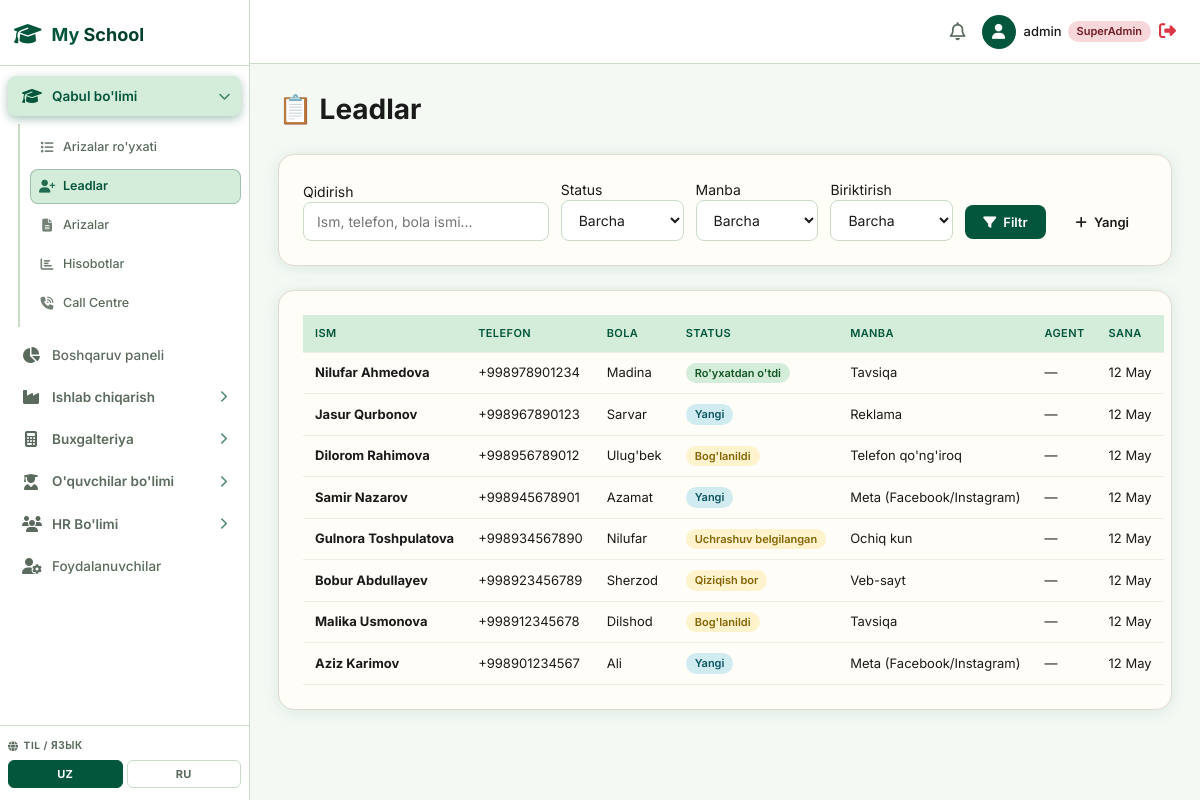
The page /enrollment/leads/ (signed in) on the database its author committed.
### enrollment/models.py (models this page shows, shortened)
class Lead(models.Model):
    LEAD_STATUS_CHOICES = [
        ('new', 'Yangi'),
        ('contacted', 'Bog\'lanildi'),
        ('interested', 'Qiziqish bor'),
        ('appointment', 'Uchrashuv belgilangan'),
        ('registered', 'Ro\'yxatdan o\'tdi'),
        ('declined', 'Rad etildi'),
        ('not_reachable', 'Bog\'lanib bo\'lmadi'),
    ]
    first_name = models.CharField(max_length=100)
    last_name = models.CharField(max_length=100)
    phone = models.CharField(max_length=30)
    phone_2 = models.CharField(max_length=30, blank=True, help_text="Ikkinchi telefon raqami")
    email = models.EmailField(blank=True, null=True)
    region = models.CharField(max_length=100, blank=True, help_text="Viloyat/Shahar")
    child_name = models.CharField(max_length=200, blank=True, help_text="Bolaning ismi")
    child_age = models.IntegerField(null=True, blank=True, help_text="Bolaning yoshi")
    children_count = models.IntegerField(default=1, help_text="Bolalar soni")
    interested_grade = models.ForeignKey(Grade, null=True, blank=True, on_delete=models.SET_NULL)
    discount_info = models.CharField(max_length=200, blank=True, help_text="Chegirma ma'lumoti")
    source = models.ForeignKey(LeadSource, null=True, blank=True, on_delete=models.SET_NULL)
    meta_lead_id = models.CharField(max_length=100, blank=True, null=True, help_text="Meta Lead ID (Facebook/Instagram)")
    meta_campaign_name = models.CharField(max_length=200, blank=True, help_text="Meta kampaniya nomi")
    meta_adset_name = models.CharField(max_length=200, blank=True, help_text="Meta reklama to'plami")
    meta_form_name = models.CharField(max_length=200, blank=True, help_text="Meta forma nomi")
    meta_campaign_id = models.CharField(max_length=100, blank=True)
    meta_adset_id = models.CharField(max_length=100, blank=True)
    meta_ad_id = models.CharField(max_length=100, blank=True)
    meta_form_id = models.CharField(max_length=100, blank=True)
    notes = models.TextField(blank=True)
    status = models.CharField(max_length=20, choices=LEAD_STATUS_CHOICES, default='new')
    assigned_to = models.ForeignKey(User, null=True, blank=True, on_delete=models.SET_NULL, related_name='assigned_leads')
    created_at = models.DateTimeField(auto_now_add=True)
    updated_at = models.DateTimeField(auto_now=True)
    contacted_at = models.DateTimeField(null=True, blank=True)
    class Meta:
        ordering = ['-created_at']
    @property
    def full_name(self):
        return f"{self.first_name} {self.last_name}".strip()

class LeadSource(models.Model):
    name = models.CharField(max_length=100, unique=True)
    code = models.CharField(max_length=30, unique=True, help_text="e.g., meta, web, phone, referral")
    class Meta:
        ordering = ['name']
    def __str__(self):
        return self.name

### enrollment/views.py (the view, shortened to what this page needs)
# urls.py: path('leads/', views.lead_list, name='enrollment_lead_list'),
@login_required
@enrollment_required
def lead_list(request):
    status_filter = request.GET.get('status', '')
    source_filter = request.GET.get('source', '')
    search = request.GET.get('search', '')
    assigned = request.GET.get('assigned', '')
    leads = Lead.objects.select_related('source', 'interested_grade', 'assigned_to').all()
    if status_filter:
        leads = leads.filter(status=status_filter)
    if source_filter:
        leads = leads.filter(source_id=source_filter)
    if assigned == 'me':
        leads = leads.filter(assigned_to=request.user)
    elif assigned == 'unassigned':
        leads = leads.filter(assigned_to__isnull=True)
    paginator = Paginator(leads, 25)
    page_number = request.GET.get('page', 1)
    page_obj = paginator.get_page(page_number)
    context = {
        'page_obj': page_obj,
        'status_filter': status_filter,
        'source_filter': source_filter,
        'search': search,
        'assigned': assigned,
        'sources': LeadSource.objects.all(),
        'status_choices': Lead.LEAD_STATUS_CHOICES,
        'agents': User.objects.filter(groups__name='enrollment_agent').distinct(),
        'page_title': 'Leadlar',
    }
    return render(request, 'enrollment/lead_list.html', context)

### enrollment/views.py (called while the page is built)
def _is_enrollment_staff(user):
    if user.is_superuser:
        return True
    return user.groups.filter(name__in=['enrollment_agent', 'enrollment_manager', 'call_centre_admin']).exists()

### templates/enrollment/lead_list.html (shortened to what this page needs)
{% extends 'base.html' %}
{% block content %}
<h1 style="font-size:28px;margin-bottom:24px;">📋 Leadlar</h1>
<div class="card" style="background:#fffdf7;border:1px solid #e2d9cf;border-radius:16px;padding:24px;margin-bottom:24px;">
  <form method="get" style="display:grid;grid-template-columns:2fr 1fr 1fr 1fr auto;gap:12px;align-items:end;">
    <div>
      <label>Qidirish</label>
      <input type="text" name="search" value="{{ search }}" class="form-control" placeholder="Ism, telefon, bola ismi...">
    </div>
    <div>
      <label>Status</label>
      <select name="status" class="form-control">
        <option value="">Barcha</option>
      </select>
    </div>
    <div>
      <label>Manba</label>
      <select name="source" class="form-control">
        <option value="">Barcha</option>
      </select>
    </div>
    <div>
      <label>Biriktirish</label>
      <select name="assigned" class="form-control">
        <option value="">Barcha</option>
      </select>
    </div>
    <div>
      <button type="submit" class="btn btn-primary"><i class="fa-solid fa-filter"></i> Filtr</button>
      <a href="{% url 'enrollment_lead_create' %}" class="btn btn-success" style="margin-left:8px;"><i class="fa-solid fa-plus"></i> Yangi</a>
    </div>
  </form>
</div>
<div class="card" style="background:#fffdf7;border:1px solid #e2d9cf;border-radius:16px;padding:24px;">
  <table class="data-table" style="width:100%;">
    <thead>
      <tr>
        <th>Ism</th>
        <th>Telefon</th>
        <th>Bola</th>
        <th>Status</th>
        <th>Manba</th>
        <th>Agent</th>
        <th>Sana</th>
      </tr>
    </thead>
    <tbody>
      {% for lead in page_obj %}
      <tr>
        <td><a href="{% url 'enrollment_lead_detail' lead.pk %}"><strong>{{ lead.full_name }}</strong></a></td>
        <td>{{ lead.phone }}</td>
        <td>{{ lead.child_name|default:"—" }}</td>
        <td><span class="badge badge-{% if lead.status == 'new' %}info{% elif lead.status == 'registered' %}success{% elif lead.status == 'declined' %}danger{% else %}warning{% endif %}">{{ lead.get_status_display }}</span></td>
        <td>{{ lead.source|default:"—" }}</td>
        <td>{{ lead.assigned_to|default:"—" }}</td>
        <td>{{ lead.created_at|date:"d M" }}</td>
      </tr>
      {% empty %}
      <tr><td colspan="7" style="text-align:center;color:#888;">Leadlar topilmadi.</td></tr>
      {% endfor %}
    </tbody>
  </table>
</div>
{% endblock %}

### templates/base.html (shortened to what this page needs)
{% load static %}
<!DOCTYPE html>
<html lang="uz">
<head>
    <link rel="stylesheet" href="https://cdnjs.cloudflare.com/ajax/libs/font-awesome/6.4.0/css/all.min.css">
    <link rel="stylesheet" href="{% static 'css/style.css' %}?v=5">
</head>
<body>
    <div class="app-container">
        <aside class="sidebar" id="appSidebar">
            <div class="sidebar-header">
                <div class="logo-icon"><i class="fa-solid fa-graduation-cap"></i></div>
                <h2>My <span class="highlight">School</span></h2>
            </div>
            <ul class="nav-links">
                {% if is_superadmin or is_enrollment or is_callcentre %}
                <li class="nav-group">
                    <div class="nav-group__head {% if '/enrollment/' in request.path %}active{% endif %}" onclick="toggleSubMenu(this)">
                        <span style="display:flex;align-items:center;gap:12px;">
                            <i class="fa-solid fa-graduation-cap icon-left"></i>
                            <span>Qabul bo'limi</span>
                        </span>
                        <i class="fa-solid fa-chevron-right arrow"></i>
                    </div>
                    <ul class="nav-sub {% if '/enrollment/' in request.path %}open{% endif %}">
                        {% if is_callcentre and not is_superadmin %}
                        <li><a href="/enrollment/call-centre/" class="{% if '/enrollment/call-centre' in request.path %}active{% endif %}" style="background:#03553B;color:#fff;"><i class="fa-solid fa-headset"></i><span>Call Panel</span></a></li>
                        <li><a href="/enrollment/leads/" class="{% if '/enrollment/leads' in request.path %}active{% endif %}"><i class="fa-solid fa-users"></i><span>Mijozlar</span></a></li>
                        <li><a href="/enrollment/" class="{% if request.path == '/enrollment/' %}active{% endif %}"><i class="fa-solid fa-chart-line"></i><span>Dashboard</span></a></li>
                        {% else %}
                        <li><a href="/enrollment/" class="{% if request.path == '/enrollment/' %}active{% endif %}"><i class="fa-solid fa-list"></i><span>Arizalar ro'yxati</span></a></li>
                        <li><a href="/enrollment/leads/" class="{% if '/enrollment/leads' in request.path %}active{% endif %}"><i class="fa-solid fa-user-plus"></i><span>Leadlar</span></a></li>
                        <li><a href="/enrollment/applications/" class="{% if '/enrollment/applications' in request.path %}active{% endif %}"><i class="fa-solid fa-file-lines"></i><span>Arizalar</span></a></li>
                        <li><a href="/enrollment/reports/" class="{% if '/enrollment/reports' in request.path %}active{% endif %}"><i class="fa-solid fa-chart-bar"></i><span>Hisobotlar</span></a></li>
                        <li><a href="/enrollment/call-centre/" class="{% if '/enrollment/call-centre' in request.path %}active{% endif %}"><i class="fa-solid fa-phone-volume"></i><span>Call Centre</span></a></li>
                        {% endif %}
                    </ul>
                </li>
                {% endif %}
                {% if is_superadmin %}
                <li>
                    <a href="/" class="{% if request.path == '/' %}active{% endif %}">
                        <i class="fa-solid fa-chart-pie"></i>
                        <span>Boshqaruv paneli</span>
                    </a>
                </li>
                <li class="nav-group">
                    <div class="nav-group__head {% if '/production/' in request.path %}active{% endif %}" onclick="toggleSubMenu(this)">
                        <span style="display:flex;align-items:center;gap:12px;">
                            <i class="fa-solid fa-industry icon-left"></i>
                            <span>Ishlab chiqarish</span>
                        </span>
                        <i class="fa-solid fa-chevron-right arrow"></i>
                    </div>
                </li>
                <li class="nav-group">
                    <div class="nav-group__head {% if '/accounting/' in request.path %}active{% endif %}" onclick="toggleSubMenu(this)">
                        <span style="display:flex;align-items:center;gap:12px;">
                            <i class="fa-solid fa-calculator icon-left"></i>
                            <span>Buxgalteriya</span>
                        </span>
                        <i class="fa-solid fa-chevron-right arrow"></i>
                    </div>
                </li>
                <li class="nav-group">
                    <div class="nav-group__head {% if '/students/' in request.path %}active{% endif %}" onclick="toggleSubMenu(this)">
                        <span style="display:flex;align-items:center;gap:12px;">
                            <i class="fa-solid fa-user-graduate icon-left"></i>
                            <span>O'quvchilar bo'limi</span>
                        </span>
                        <i class="fa-solid fa-chevron-right arrow"></i>
                    </div>
                </li>
                <li class="nav-group">
                    <div class="nav-group__head {% if '/hr/' in request.path %}active{% endif %}" onclick="toggleSubMenu(this)">
                        <span style="display:flex;align-items:center;gap:12px;">
                            <i class="fa-solid fa-users icon-left"></i>
                            <span>HR Bo'limi</span>
                        </span>
                        <i class="fa-solid fa-chevron-right arrow"></i>
                    </div>
                </li>
                <li>
                    <a href="/admin-users/" class="{% if '/admin-users/' in request.path %}active{% endif %}">
                        <i class="fa-solid fa-user-gear"></i>
                        <span>Foydalanuvchilar</span>
                    </a>
                </li>
                {% endif %}
            </ul>
            <div class="sidebar-footer">
                <div class="lang-label"><i class="fa-solid fa-globe"></i> <span>Til / Язык</span></div>
                <div class="lang-switcher">
                    <button class="lang-btn" id="gt-btn-uz" data-lang="uz" onclick="gtSwitchLang('uz')" title="O'zbek">UZ</button>
                    <button class="lang-btn" id="gt-btn-ru" data-lang="ru" onclick="gtSwitchLang('ru')" title="Русский">RU</button>
                </div>
            </div>
        </aside>
        <main class="main-content">
            <header class="topbar">
                <div class="topbar-actions">
                    <button class="icon-btn"><i class="fa-regular fa-bell"></i></button>
                    <div class="user-profile">
                        <div class="avatar"><i class="fa-solid fa-user"></i></div>
                        <span class="user-name">
                            {{ request.user.username }}
                            {% if is_superadmin %}<span class="badge badge-danger" style="font-size:11px;">SuperAdmin</span>
                            {% elif user_branch %}<span class="badge badge-info" style="font-size:11px;">{{ user_branch.name }}</span>
                            {% elif request.user.groups.all.0 %}<span class="badge badge-warning" style="font-size:11px;">{{ request.user.groups.all.0.name }}</span>
                            {% endif %}
                        </span>
                        <a href="/logout/" style="color:#dc3545;font-size:17px;" title="Chiqish">
                            <i class="fa-solid fa-right-from-bracket"></i>
                        </a>
                    </div>
                </div>
            </header>
            <div class="content-wrapper">
                {% block content %}{% endblock %}
            </div>
        </main>
    </div>
</body>
</html>

### templates/base.html (style rules this page uses)
body { top: 0 !important; }

### rows shown on the page
Lead: full_name "Nilufar Ahmedova", phone "+998978901234", child_name "Madina", status "Ro'yxatdan o'tdi", source "Tavsiqa", assigned_to "—", created_at "12 May"
Lead: full_name "Jasur Qurbonov", phone "+998967890123", child_name "Sarvar", status "Yangi", source "Reklama", assigned_to "—", created_at "12 May"
Lead: full_name "Dilorom Rahimova", phone "+998956789012", child_name "Ulug'bek", status "Bog'lanildi", source "Telefon qo'ng'iroq", assigned_to "—", created_at "12 May"
Lead: full_name "Samir Nazarov", phone "+998945678901", child_name "Azamat", status "Yangi", source "Meta (Facebook/Instagram)", assigned_to "—", created_at "12 May"
Lead: full_name "Gulnora Toshpulatova", phone "+998934567890", child_name "Nilufar", status "Uchrashuv belgilangan", source "Ochiq kun", assigned_to "—", created_at "12 May"
Lead: full_name "Bobur Abdullayev", phone "+998923456789", child_name "Sherzod", status "Qiziqish bor", source "Veb-sayt", assigned_to "—", created_at "12 May"
Lead: full_name "Malika Usmonova", phone "+998912345678", child_name "Dilshod", status "Bog'lanildi", source "Tavsiqa", assigned_to "—", created_at "12 May"
Lead: full_name "Aziz Karimov", phone "+998901234567", child_name "Ali", status "Yangi", source "Meta (Facebook/Instagram)", assigned_to "—", created_at "12 May"

### other values the page prints
{{ request.user.username }} "admin"
